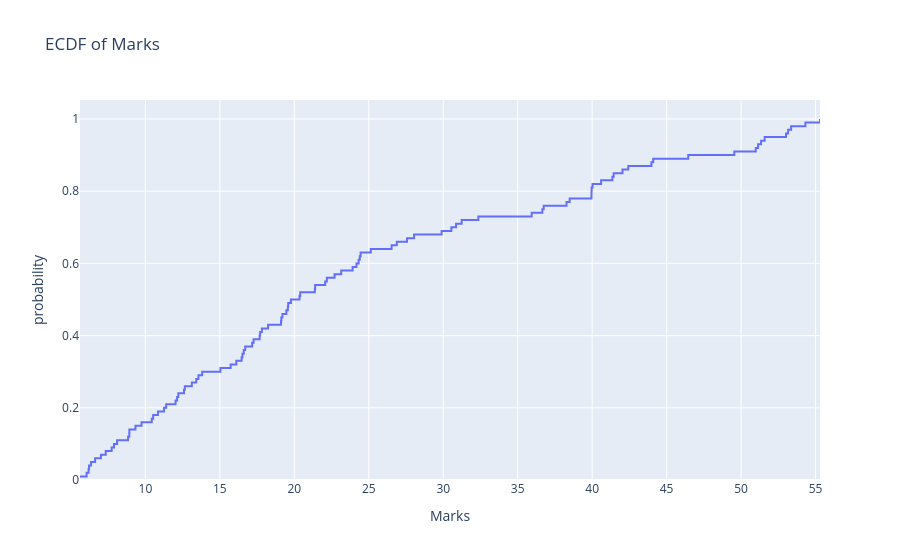

The cell this chart's notebook holds for it:
### Code cell
px.ecdf(student, x="Marks", title="ECDF of Marks").show()
